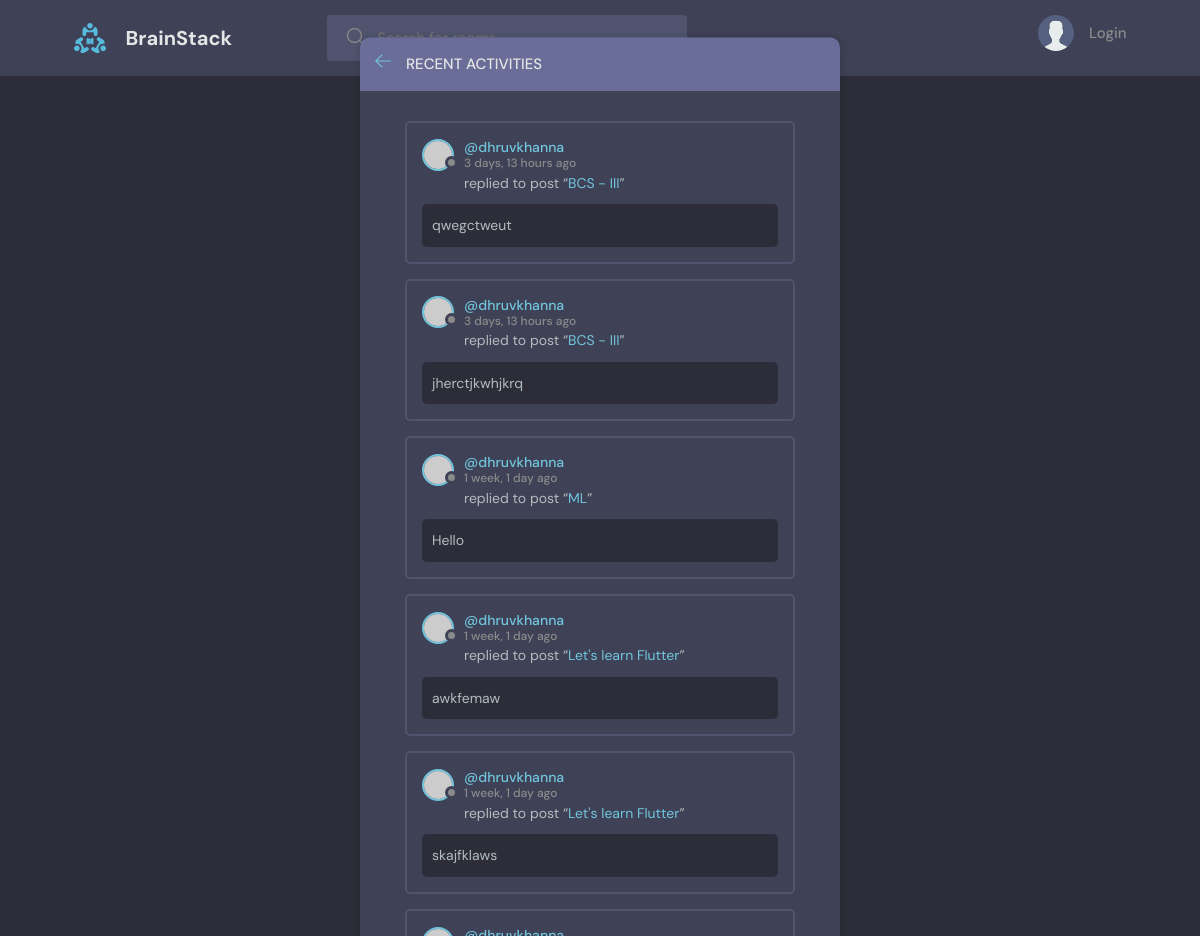
The page /activity/ on the database its author committed.
### base/models.py (models this page shows, shortened)
class Message(models.Model):
    user = models.ForeignKey(User, on_delete = models.CASCADE)
    room = models.ForeignKey(Room, on_delete = models.CASCADE)  #models.CASCADE deletes the messages upon deletion of the Room
    body = models.TextField()
    updated = models.DateTimeField(auto_now=True)
    created = models.DateTimeField(auto_now_add=True)
    liked = models.ManyToManyField(User, default=True, blank=True, related_name='liked')
    def __str__(self):
        return self.body[0:50]
    class Meta:
        ordering = ['-created', '-updated']

class User(AbstractUser):
    name = models.CharField(max_length=200, null=True)
    username = models.CharField(max_length=150, unique=True)
    email = models.EmailField(unique=True, null=True)
    bio = models.TextField(null=True)
    avatar = models.ImageField(null=True, default="avatar.svg")
    USERNAME_FIELD = 'username'
    REQUIRED_FIELDS = []

class Room(models.Model):
    host = models.ForeignKey(User, on_delete = models.SET_NULL, null = True)
    topic = models.ForeignKey(Topic, on_delete = models.SET_NULL, null=True)
    name = models.CharField(max_length=200)
    description = models.TextField(null=True, blank=True)
    participants = models.ManyToManyField(User, related_name='participants', blank=True) #as User is already connected to host, so we add a related_name to connect User to participant
    updated = models.DateTimeField(auto_now=True)
    created = models.DateTimeField(auto_now_add=True)
    def __str__(self):
        return self.name
    class Meta:
        ordering = ['-created', '-updated'] # -created for reverse ordering else it will be in ascending order

### base/views.py (the view)
# urls.py: path('activity/', views.activityPage, name="activity"),
def activityPage(request):
    room_messages = Message.objects.all( )
    context = {
        'room_messages' : room_messages
    }
    return render(request, 'base/activity.html', context)

### base/templates/base/activity.html (shortened to what this page needs)
{% extends 'main.html' %}
{% block content %}
    <main class="layout">
      <div class="container">
        <div class="layout__box">
          <div class="layout__boxHeader">
            <div class="layout__boxTitle">
              <a href="{% url 'home' %}">
                <svg version="1.1" xmlns="http://www.w3.org/2000/svg" width="32" height="32" viewBox="0 0 32 32">
                  <title>arrow-left</title>
                  <path
                    d="M13.723 2.286l-13.723 13.714 13.719 13.714 1.616-1.611-10.96-10.96h27.625v-2.286h-27.625l10.965-10.965-1.616-1.607z"
                  ></path>
                </svg>
              </a>
              <h3>Recent Activities</h3>
            </div>
          </div>
          <div class="activities-page layout__body">
            {% for message in room_messages %}
            <div class="activities__box">
              <div class="activities__boxHeader roomListRoom__header">
                <a href="{% url 'user-profile' message.user.id %}" class="roomListRoom__author">
                  <div class="avatar avatar--small">
                    <img src="https://randomuser.me/api/portraits/women/11.jpg" />
                  </div>
                  <p>
                    @{{ message.user.username}}
                    <span>{{ message.created|timesince }} ago</span>
                  </p>
                </a>
              </div>
              <div class="activities__boxContent">
                <p>replied to post “<a href="{% url 'room' message.room.id %}">{{ message.room }}</a>”</p>
                <div class="activities__boxRoomContent">
                  {{ message }}
                </div>
              </div>
            </div>
            {% endfor %}
          </div>
        </div>
      </div>
    </main>
{% endblock content %}

### static/styles/style.css (style rules this page uses)
:root { --color-main: #71c6dd; --color-main-light: #e1f6fb; --color-dark: #3f4156; --color-dark-medium: #51546e; --color-dark-light: #696d97; --color-light: #e5e5e5; --color-gray: #8b8b8b; --color-light-gray: #b2bdbd; --color-bg: #2d2d39; --color-success: #5dd693; --color-error: #fc4b0b; }
* { font-family: "DM Sans", -apple-system, BlinkMacSystemFont, "Segoe UI", Roboto, Oxygen, Ubuntu, Cantarell, "Open Sans", "Helvetica Neue", sans-serif; margin: 0; padding: 0; box-sizing: border-box; text-rendering: optimizeLegibility; font-size: inherit; }
html { font-size: 56.25%; }
@media only screen and (min-width: 1200px) { html { font-size: 62.5%; } }
body { line-height: 1.6; font-weight: 400; font-size: 1.5rem; color: var(--color-light-gray); background-color: var(--color-bg); min-height: 100vh; }
img { width: 100%; }
a { display: inline-block; color: var(--color-main); text-decoration: none; }
.container { max-width: 120rem; width: 90%; margin: auto; }
.avatar { position: relative; display: inline-block; border-radius: 50%; border: 2px solid var(--color-main); }
.avatar img { display: block; border-radius: 50%; object-fit: cover; object-position: center; }
.avatar::after { content: ""; display: block; position: absolute; background-color: var(--color-gray); z-index: 111; border-radius: 50%; border: 0.3rem solid var(--color-dark); }
.avatar.avatar--small img { width: 2.8rem; height: 2.8rem; }
.avatar.avatar--small:after { width: 0.7rem; height: 0.7rem; bottom: 0px; right: -6px; }
.layout { margin-top: 2.4rem; }
.layout > .container { display: flex; justify-content: space-between; align-items: flex-start; }
.layout__box { width: 90%; max-width: 48rem; min-height: 40rem; max-height: 100%; position: absolute; top: 50%; left: 50%; transform: translate(-50%, -46%); background-color: var(--color-dark); border-radius: 1rem; box-shadow: 1px 1px 6px 3px rgba(0, 0, 0, 0.1); overflow: hidden; overflow-y: scroll; }
.layout__box { -ms-overflow-style: none; scrollbar-width: none; }
.layout__boxHeader { display: flex; padding: 1.5rem; background-color: var(--color-dark-light); }
.layout__boxTitle { display: flex; gap: 1.5rem; align-items: center; }
.layout__boxTitle h3 { text-transform: uppercase; font-weight: 500; color: var(--color-light); }
.layout__boxTitle svg { width: 1.6rem; height: 1.6rem; fill: var(--color-main); }
.layout__body { margin: 3rem; }
.roomListRoom__header { display: flex; justify-content: space-between; align-items: center; }
.roomListRoom__author { font-weight: 500; display: flex; align-items: center; gap: 1rem; }
.activities__box { margin: 1.5rem; padding: 1.5rem; border: 2px solid var(--color-dark-medium); border-radius: 5px; }
.activities__boxHeader p { font-size: 1.4rem; line-height: 1.3; }
.activities__boxHeader p span { color: var(--color-gray); font-size: 1.2rem; display: block; }
.activities__boxContent { margin-left: 4.2rem; }
.activities__boxContent { font-size: 1.4rem; }
.activities__boxRoomContent { background: var(--color-bg); padding: 1rem; border-radius: 5px; margin-top: 1rem; margin-left: -4.2rem; }

### rows shown on the page
Message: user.username "dhruvkhanna", created "3 days, 13 hours", room "BCS - III", body "qwegctweut"
Message: user.username "dhruvkhanna", created "3 days, 13 hours", room "BCS - III", body "jherctjkwhjkrq"
Message: user.username "dhruvkhanna", created "1 week, 1 day", room "ML", body "Hello"
Message: user.username "dhruvkhanna", created "1 week, 1 day", room "Let's learn Flutter", body "awkfemaw"
Message: user.username "dhruvkhanna", created "1 week, 1 day", room "Let's learn Flutter", body "skajfklaws"
